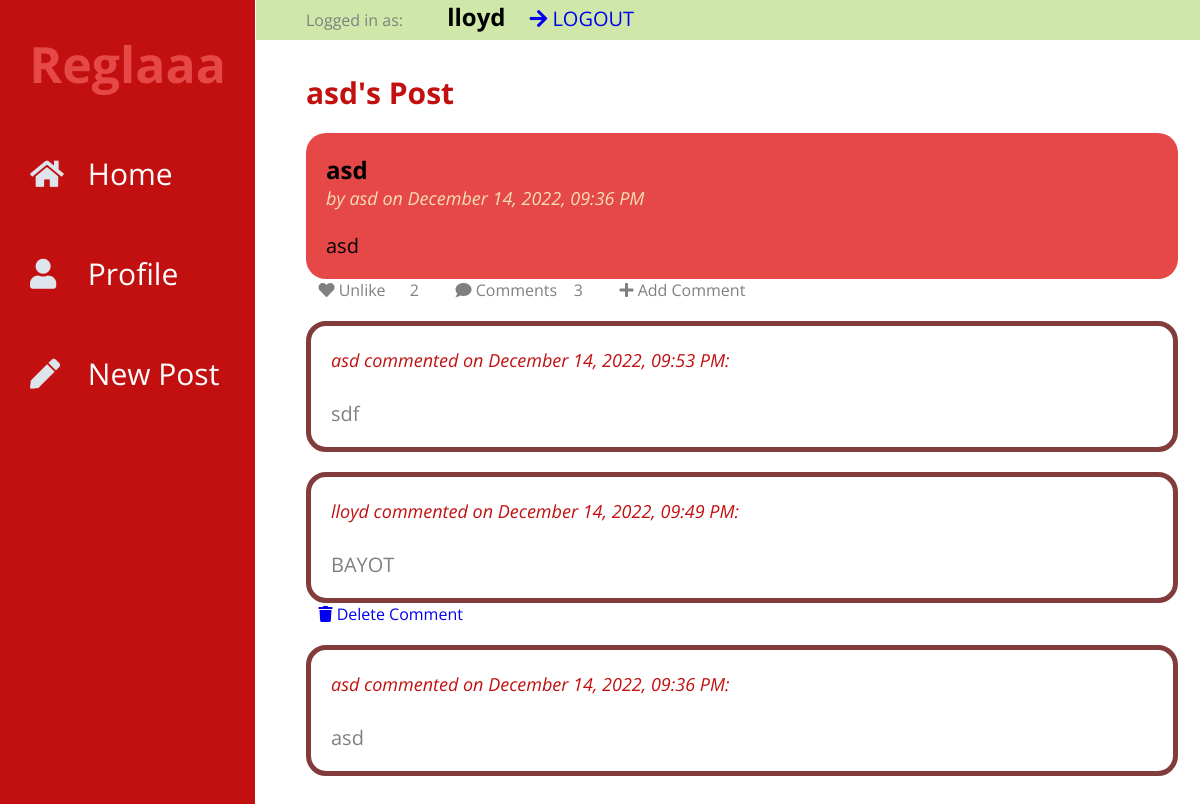
The page /comments/1/view (signed in) on the database its author committed.
### tables this page shows
CREATE TABLE user (
  id INTEGER PRIMARY KEY AUTOINCREMENT,
  username TEXT UNIQUE NOT NULL,
  password TEXT NOT NULL
);

CREATE TABLE post (
  id INTEGER PRIMARY KEY AUTOINCREMENT,
  author_id INTEGER NOT NULL,
  created TIMESTAMP DEFAULT (datetime('now','localtime')),
  title TEXT NOT NULL,
  body TEXT NOT NULL,
  FOREIGN KEY (author_id) REFERENCES user (id)
);

CREATE TABLE comments (
  id INTEGER PRIMARY KEY AUTOINCREMENT,
  post_id INTEGER NOT NULL,
  user_id INTEGER NOT NULL,
  body TEXT NOT NULL,
  created TIMESTAMP DEFAULT (datetime('now','localtime')),
  FOREIGN KEY (post_id) REFERENCES post (id),
  FOREIGN KEY (user_id) REFERENCES user (id)
);

### flaskr/blog.py (the view, shortened to what this page needs)
@bp.route("/comments/<int:post_id>/<action>",methods=("GET", "POST"))
def comments(post_id,action):
    db = get_db()
    post = db.execute(
        "SELECT p.id, title, body, created, author_id, username,"
        "(SELECT COUNT(user_id) FROM likes WHERE post_id = p.id) AS likes,"
        "(SELECT COUNT(user_id) FROM comments WHERE post_id = p.id) AS comments"
        " FROM post p JOIN user u ON p.author_id = u.id"
        " WHERE p.id = ?"
        " ORDER BY created DESC"
        , (post_id,),
    ).fetchone()
    comms = db.execute(
        "SELECT c.id, body, created, user_id, username"
        " FROM comments c JOIN user u ON c.user_id = u.id"
        " WHERE c.post_id = ?"
        " ORDER BY created DESC"
        , (post_id,),
    ).fetchall()
    return render_template("blog/comments.html",post=post,comms=comms,action=action)

### flaskr/auth.py (called while the page is built)
@bp.before_app_request
def load_logged_in_user():
    user_id = session.get("user_id")
    if user_id is None:
        g.user = None
        g.liked = None
    else:
        g.user = (
            get_db().execute("SELECT * FROM user WHERE id = ?", (user_id,)).fetchone()
        )
        likedd = (
            get_db().execute("SELECT post_id,user_id FROM likes WHERE user_id = ?", (user_id,)).fetchall()
        )
        g.liked = []
        for like in likedd:
            g.liked.append([like['post_id'],like['user_id']])

### flaskr/db.py (called while the page is built)
def get_db():
    if "db" not in g:
        g.db = sqlite3.connect(
            current_app.config["DATABASE"], detect_types=sqlite3.PARSE_DECLTYPES
        )
        g.db.row_factory = sqlite3.Row
    return g.db

### flaskr/templates/blog/comments.html
{% extends 'base.html' %}
{% block posts %}
  <p class="title">{% block title %}{{post['username']}}'s Post{% endblock %}</p>
{% endblock %}
{% block content %}
<article class="post">
        <div class="body">
            <h2>{{ post['title'] }}</h2>
            <p class="about">by {{ post['username'] }} on {{ post['created'].strftime("%B %d, %Y, %I:%M %p") }}</p>
            <br>
            <br>
            <p class="body">{{ post['body'] }}</p>
        </div>
</article>
    <div class="opt">
        {% if g.user %}
            {% if [post['id'],g.user['id']] in g.liked %}
                <a href="{{ url_for('blog.like_action', post_id=post.id, action='unlike') }}">
                    <span class="icon">&nbsp&nbsp&nbsp<i class="fas fa-heart"></i></span>
                    <span class="item">Unlike</span>
                </a>
            {% else %}
                <a href="{{ url_for('blog.like_action', post_id=post.id, action='like') }}">
                    <span class="icon">&nbsp&nbsp&nbsp<i class="fas fa-heart"></i></span>
                    <span class="item">Like {{ like }}</span>
                </a>
            {% endif %}
        {% else %}
        <span class="icon">&nbsp&nbsp&nbspLikes: <i class="fas fa-heart"></i></span>
        {% endif %}
        <p>{{ post['likes'] }}</p>
        <a>
            <span class="icon">&nbsp&nbsp&nbsp<i class="fas fa-comment"></i></span>
            <span class="item">Comments &nbsp&nbsp&nbsp{{ post.comments }}</span>
        </a>
        {% if g.user %}
        {% if action == 'view' %}
        <a href="{{ url_for('blog.comments', post_id=post.id,action='add') }}">
            <span class="icon">&nbsp&nbsp&nbsp<i class="fas fa-plus"></i></span>
            <span class="item">Add Comment</span>
        </a>
        {% else %}
        <a href="{{ url_for('blog.comments', post_id=post.id,action='view') }}">
            <span class="icon">&nbsp&nbsp&nbsp<i class="fas fa-times"></i></span>
            <span class="item">Cancel</span>
        </a>
        {% endif %}
        {% endif %}
    </div>
{% if action == 'add' %}
<div class="form">
  <form method="post">
    <label for="body">Comment as {{ g.user['username'] }}: </label>
    <textarea class="com" name="body" id="body">{{ request.form['body'] }}</textarea>
    <input type="submit" value="Comment">
  </form>
  </div>
{% else %}
{% for comm in comms %}
<article class="comment">
    <div class="body">
        <p class="about">{{comm.username}} commented on {{comm.created.strftime("%B %d, %Y, %I:%M %p")}}: </p>
        <br>
        <br>
        <p>{{comm.body}}</p>
    </div>
</article>
{% if g.user['id'] == comm['user_id'] %}
<a href="{{ url_for('blog.comment_action', comment_id=comm.id, action='delete') }}">
    <span class="icon">&nbsp&nbsp&nbsp<i class="fas fa-trash"></i></span>
    <span class="item">Delete Comment</span>
</a>
{% endif %}
{% endfor %}
{% endif %}
{% endblock %}

### flaskr/templates/base.html (shortened to what this page needs)
<!doctype html>
<link rel="stylesheet" href="{{ url_for('static', filename='style.css') }}">
<link rel="stylesheet" href="https://use.fontawesome.com/releases/v5.8.1/css/all.css">
<div class="wrapper">
        <div class="sidebar">
            <div class="profile">
                <h1><a href="{{ url_for('index') }}">Reglaaa</a></h1>
            </div>
            <ul>
                <li>
                    <a href="{{ url_for('index') }}">
                        <span class="icon"><i class="fas fa-home"></i></span>
                        <span class="item">Home</span>
                    </a>
                </li>
                {% if not g.user %}
                <li>
                    <a href="{{ url_for('auth.login') }}">
                        <span class="icon"><i class="fas fa-sign"></i></span>
                        <span class="item">Login</span>
                    </a>
                </li>
                <li>
                    <a href="{{ url_for('auth.register') }}">
                        <span class="icon"><i class="fas fa-book"></i></span>
                        <span class="item">Register</span>
                    </a>
                </li>
                {% else %}
                <li>
                    <a href="{{ url_for('blog.profile', userid=g.user.id) }}">
                        <span class="icon"><i class="fas fa-user"></i></span>
                        <span class="item">Profile</span>
                    </a>
                </li>
                  <li><a href="{{ url_for('blog.create') }}">
                      <span class="icon"><i class="fas fa-pen"></i></span>
                      <span class="item">New Post</span>
                  </a>
                {% endif %}
            </ul>
        </div>
        <section class="content">
            {% if g.user %}
    <div class="top-menu">
                <p>Logged in as: </p>
                <h1>{{ g.user['username'] }}</h1>
                <a href="{{ url_for('auth.logout') }}" onclick="return confirm('Are you sure?');">
                    <span class="icon"><i class="fas fa-arrow-right"></i></span>
                    <span class="item">LOGOUT</span>
                </a>
            </div>
  {% endif %}
            <br>
  <div class="posts">
    {% block posts %}{% endblock %}
  {% block content %}{% endblock %}
      </div>
</section>
</div>

### flaskr/static/style.css (style rules this page uses)
* { list-style: none; text-decoration: none; margin: 0; padding: 0; box-sizing: border-box; font-family: 'Open Sans', sans-serif; }
.wrapper .sidebar { background: #C21010; position: fixed; top: 0; left: 0; width: 255px; height: 100%; padding: 20px 0; transition: all 0.5s ease; }
.wrapper .sidebar .profile { margin-bottom: 20px; text-align: center; }
.wrapper .sidebar .profile h1 { margin: 10px 0 5px; }
.wrapper .sidebar .profile a { font-size: 50px; color: #E64848; }
.wrapper .sidebar ul li a { display: block; height: 100px; padding: 30px; color: white; font-size: 30px; position: relative; transition: all 0.2s ease; }
.wrapper .sidebar ul li a .icon { color: #dee4ec; width: 30px; display: inline-block; margin-right: 20px; }
.wrapper .content { width: 81%; margin-left: 16rem; }
.top-menu { display: block; position: fixed; width: 100%; height: 40px; background-color: #CFE8A9; padding: 0px 50px; transition: all 1s ease; }
.top-menu a { font-size: 20px; }
.top-menu a, h1 { display: inline-block; margin-left: 20px; }
.posts { padding: 50px; }
.post { margin-top: 20px; padding: 20px; border-radius: 20px; background-color: #E64848; transition: all 1s ease; }
.post .about { color: wheat; font-size: 18px; font-style: italic; }
.title { color: #C21010; font-weight: bold; font-size: 30px; }
.opt { display: block; }
.opt a,p { display: inline-block; margin-right: 20px; color: #808080; }
.comment { display: block; margin-top: 20px; padding: 20px; border-radius: 20px; border: 5px solid #823c3c; transition: all 1s ease; font-size: 20px; }
.comment .about { color: #C21010; font-size: 18px; font-style: italic; }
p.body { white-space: pre-line; font-size: 20px; color: black !important; }

### rows shown on the page
user: user.username "lloyd"
user: username "asd"
post: title "asd", created "December 14, 2022, 09:36 PM", body "asd"
comments: username "asd", created "December 14, 2022, 09:53 PM", body "sdf"
comments: username "lloyd", created "December 14, 2022, 09:49 PM", body "BAYOT"
comments: username "asd", created "December 14, 2022, 09:36 PM", body "asd"

### other values the page prints
{{ post['likes'] }} "2"
{{ post.comments }} "3"
